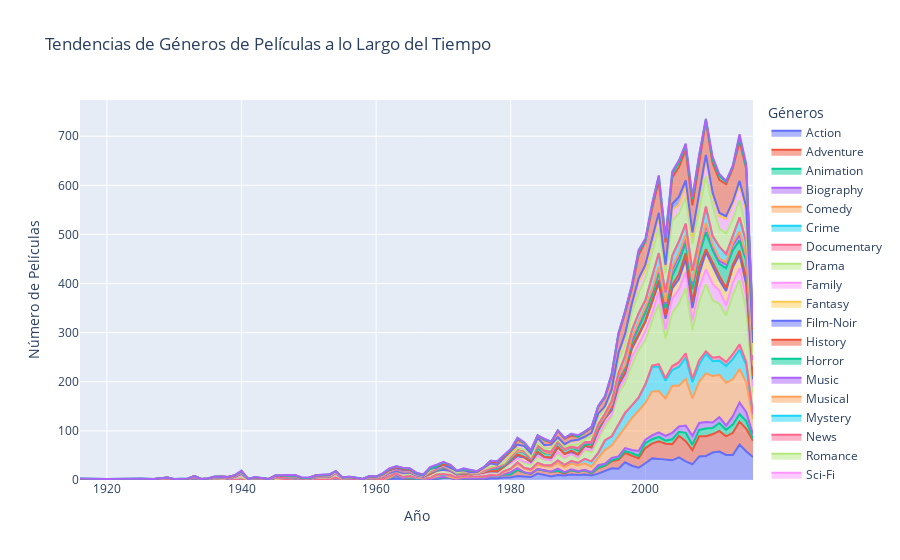

Here is the notebook cell this chart was saved with:
### Code cell
# Pruebas de funcionamiento, también tarea del estudiante:
genre_analysis(tabla_completa)

duration_analysis(tabla_completa)

genres_and_duration_analysis(tabla_completa)

### Figure 1 — Plotly figure (JSON) as saved in the notebook; plotly's stock layout.template omitted (floating-point values rounded to 4 significant figures)
{"data": [{"fillpattern": {"shape": ""}, "hovertemplate": "variable=Action<br>Año=%{x}<br>Número de Películas=%{y}<extra></extra>", "legendgroup": "Action", "line": {"color": "#636EFA"}, "marker": {"symbol": "circle"}, "mode": "lines", "name": "Action", "orientation": "v", "showlegend": true, "stackgroup": "1", "type": "scatter", "x": [1916, 1920, 1925, 1927, 1929, 1930, 1932, 1933, 1934, 1935, 1936, 1937, 1938, 1939, 1940, 1941, 1942, 1943, 1944, 1945, 1946, 1947, 1948, 1949, 1950, 1951, 1952, 1953, 1954, 1955, 1956, 1957, 1958, 1959, 1960, 1961, 1962, 1963, 1964, 1965, 1966, 1967, 1968, 1969, 1970, 1971, 1972, 1973, 1974, 1975, 1976, 1977, 1978, 1979, 1980, 1981, 1982, 1983, 1984, 1985, 1986, 1987, 1988, 1989, 1990, 1991, 1992, 1993, 1994, 1995, 1996, 1997, 1998, 1999, 2000, 2001, 2002, 2003, 2004, 2005, 2006, 2007, 2008, 2009, 2010, 2011, 2012, 2013, 2014, 2015, 2016], "xaxis": "x", "y": [0, 0, 0, 0, 0, 0, 0, 0, 0, 0, 1, 0, 0, 0, 0, 0, 0, 0, 0, 0, 0, 0, 1, 1, 0, 0, 0, 0, 1, 0, 0, 0, 0, 0, 0, 0, 2, 3, 2, 1, 1, 1, 0, 2, 4, 4, 1, 2, 1, 1, 1, 3, 3, 5, 5, 8, 7, 6, 13, 10, 7, 10, 9, 11, 10, 11, 9, 13, 19, 24, 23, 36, 29, 25, 34, 44, 43, 41, 40, 46, 38, 32, 48, 49, 56, 58, 51, 51, 72, 58, 47], "yaxis": "y"}, {"fillpattern": {"shape": ""}, "hovertemplate": "variable=Adventure<br>Año=%{x}<br>Número de Películas=%{y}<extra></extra>", "legendgroup": "Adventure", "line": {"color": "#EF553B"}, "marker": {"symbol": "circle"}, "mode": "lines", "name": "Adventure", "orientation": "v", "showlegend": true, "stackgroup": "1", "type": "scatter", "x": [1916, 1920, 1925, 1927, 1929, 1930, 1932, 1933, 1934, 1935, 1936, 1937, 1938, 1939, 1940, 1941, 1942, 1943, 1944, 1945, 1946, 1947, 1948, 1949, 1950, 1951, 1952, 1953, 1954, 1955, 1956, 1957, 1958, 1959, 1960, 1961, 1962, 1963, 1964, 1965, 1966, 1967, 1968, 1969, 1970, 1971, 1972, 1973, 1974, 1975, 1976, 1977, 1978, 1979, 1980, 1981, 1982, 1983, 1984, 1985, 1986, 1987, 1988, 1989, 1990, 1991, 1992, 1993, 1994, 1995, 1996, 1997, 1998, 1999, 2000, 2001, 2002, 2003, 2004, 2005, 2006, 2007, 2008, 2009, 2010, 2011, 2012, 2013, 2014, 2015, 2016], "xaxis": "x", "y": [0, 0, 0, 0, 0, 0, 0, 0, 0, 0, 1, 1, 0, 1, 1, 0, 0, 0, 0, 0, 0, 1, 2, 0, 0, 0, 0, 1, 3, 0, 1, 1, 0, 0, 0, 0, 2, 6, 1, 2, 1, 1, 2, 2, 1, 1, 0, 1, 2, 3, 2, 4, 4, 6, 6, 12, 8, 7, 9, 9, 10, 8, 4, 9, 7, 9, 4, 11, 10, 14, 18, 19, 20, 19, 31, 30, 36, 33, 33, 44, 41, 29, 41, 40, 37, 42, 38, 45, 47, 46, 33], "yaxis": "y"}, {"fillpattern": {"shape": ""}, "hovertemplate": "variable=Animation<br>Año=%{x}<br>Número de Películas=%{y}<extra></extra>", "legendgroup": "Animation", "line": {"color": "#00CC96"}, "marker": {"symbol": "circle"}, "mode": "lines", "name": "Animation", "orientation": "v", "showlegend": true, "stackgroup": "1", "type": "scatter", "x": [1916, 1920, 1925, 1927, 1929, 1930, 1932, 1933, 1934, 1935, 1936, 1937, 1938, 1939, 1940, 1941, 1942, 1943, 1944, 1945, 1946, 1947, 1948, 1949, 1950, 1951, 1952, 1953, 1954, 1955, 1956, 1957, 1958, 1959, 1960, 1961, 1962, 1963, 1964, 1965, 1966, 1967, 1968, 1969, 1970, 1971, 1972, 1973, 1974, 1975, 1976, 1977, 1978, 1979, 1980, 1981, 1982, 1983, 1984, 1985, 1986, 1987, 1988, 1989, 1990, 1991, 1992, 1993, 1994, 1995, 1996, 1997, 1998, 1999, 2000, 2001, 2002, 2003, 2004, 2005, 2006, 2007, 2008, 2009, 2010, 2011, 2012, 2013, 2014, 2015, 2016], "xaxis": "x", "y": [0, 0, 0, 0, 0, 0, 0, 0, 0, 0, 0, 1, 0, 0, 2, 0, 1, 0, 0, 0, 0, 0, 0, 0, 0, 0, 0, 0, 0, 0, 0, 0, 0, 0, 0, 0, 0, 0, 0, 1, 0, 0, 0, 0, 0, 0, 0, 0, 0, 0, 0, 0, 0, 0, 0, 1, 0, 0, 0, 0, 0, 1, 2, 0, 0, 0, 1, 1, 1, 2, 3, 4, 6, 5, 10, 9, 9, 6, 10, 8, 17, 11, 13, 16, 13, 16, 13, 17, 15, 16, 4], "yaxis": "y"}, {"fillpattern": {"shape": ""}, "hovertemplate": "variable=Biography<br>Año=%{x}<br>Número de Películas=%{y}<extra></extra>", "legendgroup": "Biography", "line": {"color": "#AB63FA"}, "marker": {"symbol": "circle"}, "mode": "lines", "name": "Biography", "orientation": "v", "showlegend": true, "stackgroup": "1", "type": "scatter", "x": [1916, 1920, 1925, 1927, 1929, 1930, 1932, 1933, 1934, 1935, 1936, 1937, 1938, 1939, 1940, 1941, 1942, 1943, 1944, 1945, 1946, 1947, 1948, 1949, 1950, 1951, 1952, 1953, 1954, 1955, 1956, 1957, 1958, 1959, 1960, 1961, 1962, 1963, 1964, 1965, 1966, 1967, 1968, 1969, 1970, 1971, 1972, 1973, 1974, 1975, 1976, 1977, 1978, 1979, 1980, 1981, 1982, 1983, 1984, 1985, 1986, 1987, 1988, 1989, 1990, 1991, 1992, 1993, 1994, 1995, 1996, 1997, 1998, 1999, 2000, 2001, 2002, 2003, 2004, 2005, 2006, 2007, 2008, 2009, 2010, 2011, 2012, 2013, 2014, 2015, 2016], "xaxis": "x", "y": [0, 0, 0, 0, 0, 0, 0, 0, 0, 0, 0, 0, 0, 0, 0, 0, 0, 0, 0, 0, 0, 0, 0, 0, 1, 1, 0, 0, 0, 0, 0, 0, 0, 0, 0, 0, 1, 1, 0, 2, 1, 1, 0, 1, 1, 0, 0, 1, 0, 0, 0, 0, 0, 1, 5, 3, 1, 0, 1, 1, 0, 4, 1, 2, 1, 1, 2, 5, 3, 5, 4, 6, 6, 10, 7, 8, 9, 10, 13, 11, 15, 18, 14, 13, 11, 12, 9, 17, 24, 18, 9], "yaxis": "y"}, {"fillpattern": {"shape": ""}, "hovertemplate": "variable=Comedy<br>Año=%{x}<br>Número de Películas=%{y}<extra></extra>", "legendgroup": "Comedy", "line": {"color": "#FFA15A"}, "marker": {"symbol": "circle"}, "mode": "lines", "name": "Comedy", "orientation": "v", "showlegend": true, "stackgroup": "1", "type": "scatter", "x": [1916, 1920, 1925, 1927, 1929, 1930, 1932, 1933, 1934, 1935, 1936, 1937, 1938, 1939, 1940, 1941, 1942, 1943, 1944, 1945, 1946, 1947, 1948, 1949, 1950, 1951, 1952, 1953, 1954, 1955, 1956, 1957, 1958, 1959, 1960, 1961, 1962, 1963, 1964, 1965, 1966, 1967, 1968, 1969, 1970, 1971, 1972, 1973, 1974, 1975, 1976, 1977, 1978, 1979, 1980, 1981, 1982, 1983, 1984, 1985, 1986, 1987, 1988, 1989, 1990, 1991, 1992, 1993, 1994, 1995, 1996, 1997, 1998, 1999, 2000, 2001, 2002, 2003, 2004, 2005, 2006, 2007, 2008, 2009, 2010, 2011, 2012, 2013, 2014, 2015, 2016], "xaxis": "x", "y": [0, 0, 0, 0, 0, 0, 0, 2, 1, 1, 1, 0, 1, 1, 0, 0, 0, 0, 1, 0, 0, 0, 1, 0, 1, 0, 1, 0, 0, 1, 0, 0, 0, 1, 1, 1, 0, 3, 3, 1, 2, 0, 2, 3, 5, 1, 2, 3, 3, 3, 3, 3, 1, 3, 6, 9, 7, 6, 8, 8, 10, 12, 10, 12, 12, 13, 11, 15, 28, 25, 40, 41, 65, 82, 75, 89, 84, 76, 96, 83, 95, 76, 84, 99, 95, 86, 87, 75, 68, 60, 31], "yaxis": "y"}, {"fillpattern": {"shape": ""}, "hovertemplate": "variable=Crime<br>Año=%{x}<br>Número de Películas=%{y}<extra></extra>", "legendgroup": "Crime", "line": {"color": "#19D3F3"}, "marker": {"symbol": "circle"}, "mode": "lines", "name": "Crime", "orientation": "v", "showlegend": true, "stackgroup": "1", "type": "scatter", "x": [1916, 1920, 1925, 1927, 1929, 1930, 1932, 1933, 1934, 1935, 1936, 1937, 1938, 1939, 1940, 1941, 1942, 1943, 1944, 1945, 1946, 1947, 1948, 1949, 1950, 1951, 1952, 1953, 1954, 1955, 1956, 1957, 1958, 1959, 1960, 1961, 1962, 1963, 1964, 1965, 1966, 1967, 1968, 1969, 1970, 1971, 1972, 1973, 1974, 1975, 1976, 1977, 1978, 1979, 1980, 1981, 1982, 1983, 1984, 1985, 1986, 1987, 1988, 1989, 1990, 1991, 1992, 1993, 1994, 1995, 1996, 1997, 1998, 1999, 2000, 2001, 2002, 2003, 2004, 2005, 2006, 2007, 2008, 2009, 2010, 2011, 2012, 2013, 2014, 2015, 2016], "xaxis": "x", "y": [0, 1, 0, 0, 1, 0, 0, 0, 0, 0, 0, 0, 0, 0, 0, 0, 0, 0, 0, 0, 0, 1, 1, 0, 0, 0, 1, 1, 1, 0, 0, 1, 0, 0, 0, 1, 3, 1, 0, 1, 1, 2, 0, 3, 0, 4, 2, 2, 1, 1, 1, 0, 0, 3, 1, 3, 2, 3, 4, 2, 3, 5, 5, 4, 5, 9, 11, 10, 19, 19, 24, 30, 26, 26, 36, 50, 50, 36, 32, 38, 43, 33, 35, 40, 30, 29, 34, 41, 39, 36, 10], "yaxis": "y"}, {"fillpattern": {"shape": ""}, "hovertemplate": "variable=Documentary<br>Año=%{x}<br>Número de Películas=%{y}<extra></extra>", "legendgroup": "Documentary", "line": {"color": "#FF6692"}, "marker": {"symbol": "circle"}, "mode": "lines", "name": "Documentary", "orientation": "v", "showlegend": true, "stackgroup": "1", "type": "scatter", "x": [1916, 1920, 1925, 1927, 1929, 1930, 1932, 1933, 1934, 1935, 1936, 1937, 1938, 1939, 1940, 1941, 1942, 1943, 1944, 1945, 1946, 1947, 1948, 1949, 1950, 1951, 1952, 1953, 1954, 1955, 1956, 1957, 1958, 1959, 1960, 1961, 1962, 1963, 1964, 1965, 1966, 1967, 1968, 1969, 1970, 1971, 1972, 1973, 1974, 1975, 1976, 1977, 1978, 1979, 1980, 1981, 1982, 1983, 1984, 1985, 1986, 1987, 1988, 1989, 1990, 1991, 1992, 1993, 1994, 1995, 1996, 1997, 1998, 1999, 2000, 2001, 2002, 2003, 2004, 2005, 2006, 2007, 2008, 2009, 2010, 2011, 2012, 2013, 2014, 2015, 2016], "xaxis": "x", "y": [0, 0, 0, 0, 0, 0, 0, 0, 0, 0, 0, 0, 0, 0, 0, 0, 0, 0, 0, 0, 0, 0, 0, 0, 0, 0, 0, 0, 0, 0, 0, 0, 0, 0, 0, 0, 0, 0, 0, 0, 0, 0, 0, 0, 1, 0, 0, 0, 0, 0, 0, 0, 1, 0, 0, 0, 0, 0, 0, 0, 0, 0, 0, 1, 0, 0, 0, 0, 1, 0, 0, 1, 0, 1, 2, 3, 5, 5, 8, 10, 9, 7, 9, 5, 7, 8, 8, 10, 11, 6, 0], "yaxis": "y"}, {"fillpattern": {"shape": ""}, "hovertemplate": "variable=Drama<br>Año=%{x}<br>Número de Películas=%{y}<extra></extra>", "legendgroup": "Drama", "line": {"color": "#B6E880"}, "marker": {"symbol": "circle"}, "mode": "lines", "name": "Drama", "orientation": "v", "showlegend": true, "stackgroup": "1", "type": "scatter", "x": [1916, 1920, 1925, 1927, 1929, 1930, 1932, 1933, 1934, 1935, 1936, 1937, 1938, 1939, 1940, 1941, 1942, 1943, 1944, 1945, 1946, 1947, 1948, 1949, 1950, 1951, 1952, 1953, 1954, 1955, 1956, 1957, 1958, 1959, 1960, 1961, 1962, 1963, 1964, 1965, 1966, 1967, 1968, 1969, 1970, 1971, 1972, 1973, 1974, 1975, 1976, 1977, 1978, 1979, 1980, 1981, 1982, 1983, 1984, 1985, 1986, 1987, 1988, 1989, 1990, 1991, 1992, 1993, 1994, 1995, 1996, 1997, 1998, 1999, 2000, 2001, 2002, 2003, 2004, 2005, 2006, 2007, 2008, 2009, 2010, 2011, 2012, 2013, 2014, 2015, 2016], "xaxis": "x", "y": [1, 1, 1, 1, 1, 1, 1, 1, 0, 0, 1, 1, 2, 2, 3, 1, 2, 1, 0, 2, 3, 3, 1, 1, 0, 3, 2, 2, 5, 1, 3, 2, 1, 2, 2, 5, 6, 4, 5, 5, 2, 1, 5, 8, 9, 5, 5, 4, 3, 3, 5, 6, 6, 7, 11, 8, 10, 10, 12, 11, 10, 13, 13, 13, 9, 17, 19, 28, 28, 39, 64, 60, 82, 96, 89, 91, 122, 81, 108, 119, 132, 99, 119, 137, 116, 108, 95, 121, 131, 105, 44], "yaxis": "y"}, {"fillpattern": {"shape": ""}, "hovertemplate": "variable=Family<br>Año=%{x}<br>Número de Películas=%{y}<extra></extra>", "legendgroup": "Family", "line": {"color": "#FF97FF"}, "marker": {"symbol": "circle"}, "mode": "lines", "name": "Family", "orientation": "v", "showlegend": true, "stackgroup": "1", "type": "scatter", "x": [1916, 1920, 1925, 1927, 1929, 1930, 1932, 1933, 1934, 1935, 1936, 1937, 1938, 1939, 1940, 1941, 1942, 1943, 1944, 1945, 1946, 1947, 1948, 1949, 1950, 1951, 1952, 1953, 1954, 1955, 1956, 1957, 1958, 1959, 1960, 1961, 1962, 1963, 1964, 1965, 1966, 1967, 1968, 1969, 1970, 1971, 1972, 1973, 1974, 1975, 1976, 1977, 1978, 1979, 1980, 1981, 1982, 1983, 1984, 1985, 1986, 1987, 1988, 1989, 1990, 1991, 1992, 1993, 1994, 1995, 1996, 1997, 1998, 1999, 2000, 2001, 2002, 2003, 2004, 2005, 2006, 2007, 2008, 2009, 2010, 2011, 2012, 2013, 2014, 2015, 2016], "xaxis": "x", "y": [0, 0, 0, 0, 0, 0, 0, 0, 0, 0, 1, 1, 0, 1, 3, 1, 1, 0, 0, 0, 1, 0, 0, 0, 0, 1, 1, 0, 2, 0, 0, 0, 0, 0, 0, 0, 0, 0, 2, 2, 1, 0, 2, 0, 0, 2, 1, 0, 1, 0, 1, 0, 1, 2, 0, 0, 2, 2, 3, 1, 0, 4, 2, 1, 3, 3, 4, 7, 7, 5, 7, 10, 16, 12, 19, 15, 25, 19, 29, 29, 34, 20, 28, 30, 34, 26, 20, 25, 24, 29, 12], "yaxis": "y"}, {"fillpattern": {"shape": ""}, "hovertemplate": "variable=Fantasy<br>Año=%{x}<br>Número de Películas=%{y}<extra></extra>", "legendgroup": "Fantasy", "line": {"color": "#FECB52"}, "marker": {"symbol": "circle"}, "mode": "lines", "name": "Fantasy", "orientation": "v", "showlegend": true, "stackgroup": "1", "type": "scatter", "x": [1916, 1920, 1925, 1927, 1929, 1930, 1932, 1933, 1934, 1935, 1936, 1937, 1938, 1939, 1940, 1941, 1942, 1943, 1944, 1945, 1946, 1947, 1948, 1949, 1950, 1951, 1952, 1953, 1954, 1955, 1956, 1957, 1958, 1959, 1960, 1961, 1962, 1963, 1964, 1965, 1966, 1967, 1968, 1969, 1970, 1971, 1972, 1973, 1974, 1975, 1976, 1977, 1978, 1979, 1980, 1981, 1982, 1983, 1984, 1985, 1986, 1987, 1988, 1989, 1990, 1991, 1992, 1993, 1994, 1995, 1996, 1997, 1998, 1999, 2000, 2001, 2002, 2003, 2004, 2005, 2006, 2007, 2008, 2009, 2010, 2011, 2012, 2013, 2014, 2015, 2016], "xaxis": "x", "y": [0, 0, 0, 0, 0, 0, 0, 0, 0, 0, 0, 1, 0, 1, 3, 0, 0, 1, 0, 0, 1, 0, 0, 0, 0, 0, 0, 0, 2, 1, 0, 0, 0, 0, 0, 0, 0, 0, 1, 0, 0, 0, 1, 0, 0, 2, 0, 0, 0, 1, 2, 2, 1, 0, 4, 5, 9, 3, 5, 5, 5, 9, 7, 4, 5, 6, 5, 10, 9, 9, 9, 10, 17, 18, 19, 22, 18, 21, 21, 21, 26, 25, 28, 35, 36, 22, 30, 31, 28, 23, 15], "yaxis": "y"}, {"fillpattern": {"shape": ""}, "hovertemplate": "variable=Film-Noir<br>Año=%{x}<br>Número de Películas=%{y}<extra></extra>", "legendgroup": "Film-Noir", "line": {"color": "#636EFA"}, "marker": {"symbol": "circle"}, "mode": "lines", "name": "Film-Noir", "orientation": "v", "showlegend": true, "stackgroup": "1", "type": "scatter", "x": [1916, 1920, 1925, 1927, 1929, 1930, 1932, 1933, 1934, 1935, 1936, 1937, 1938, 1939, 1940, 1941, 1942, 1943, 1944, 1945, 1946, 1947, 1948, 1949, 1950, 1951, 1952, 1953, 1954, 1955, 1956, 1957, 1958, 1959, 1960, 1961, 1962, 1963, 1964, 1965, 1966, 1967, 1968, 1969, 1970, 1971, 1972, 1973, 1974, 1975, 1976, 1977, 1978, 1979, 1980, 1981, 1982, 1983, 1984, 1985, 1986, 1987, 1988, 1989, 1990, 1991, 1992, 1993, 1994, 1995, 1996, 1997, 1998, 1999, 2000, 2001, 2002, 2003, 2004, 2005, 2006, 2007, 2008, 2009, 2010, 2011, 2012, 2013, 2014, 2015, 2016], "xaxis": "x", "y": [0, 0, 0, 0, 0, 0, 0, 0, 0, 0, 0, 0, 0, 0, 1, 0, 0, 0, 0, 2, 0, 1, 0, 0, 0, 0, 1, 1, 0, 0, 0, 0, 0, 0, 0, 0, 0, 0, 0, 0, 0, 0, 0, 0, 0, 0, 0, 0, 0, 0, 0, 0, 0, 0, 0, 0, 0, 0, 0, 0, 0, 0, 0, 0, 0, 0, 0, 0, 0, 0, 0, 0, 0, 0, 0, 0, 0, 0, 0, 0, 0, 0, 0, 0, 0, 0, 0, 0, 0, 0, 0], "yaxis": "y"}, {"fillpattern": {"shape": ""}, "hovertemplate": "variable=History<br>Año=%{x}<br>Número de Películas=%{y}<extra></extra>", "legendgroup": "History", "line": {"color": "#EF553B"}, "marker": {"symbol": "circle"}, "mode": "lines", "name": "History", "orientation": "v", "showlegend": true, "stackgroup": "1", "type": "scatter", "x": [1916, 1920, 1925, 1927, 1929, 1930, 1932, 1933, 1934, 1935, 1936, 1937, 1938, 1939, 1940, 1941, 1942, 1943, 1944, 1945, 1946, 1947, 1948, 1949, 1950, 1951, 1952, 1953, 1954, 1955, 1956, 1957, 1958, 1959, 1960, 1961, 1962, 1963, 1964, 1965, 1966, 1967, 1968, 1969, 1970, 1971, 1972, 1973, 1974, 1975, 1976, 1977, 1978, 1979, 1980, 1981, 1982, 1983, 1984, 1985, 1986, 1987, 1988, 1989, 1990, 1991, 1992, 1993, 1994, 1995, 1996, 1997, 1998, 1999, 2000, 2001, 2002, 2003, 2004, 2005, 2006, 2007, 2008, 2009, 2010, 2011, 2012, 2013, 2014, 2015, 2016], "xaxis": "x", "y": [1, 0, 0, 0, 0, 0, 0, 1, 0, 0, 0, 0, 0, 1, 0, 0, 0, 0, 0, 0, 0, 0, 0, 0, 0, 1, 0, 1, 1, 0, 0, 0, 0, 1, 0, 0, 2, 4, 1, 1, 1, 1, 0, 0, 4, 0, 1, 0, 0, 1, 0, 1, 1, 0, 1, 3, 1, 1, 3, 0, 1, 2, 0, 3, 0, 1, 1, 3, 1, 5, 4, 3, 4, 5, 2, 4, 6, 7, 7, 10, 12, 13, 15, 6, 7, 9, 6, 5, 8, 13, 7], "yaxis": "y"}, {"fillpattern": {"shape": ""}, "hovertemplate": "variable=Horror<br>Año=%{x}<br>Número de Películas=%{y}<extra></extra>", "legendgroup": "Horror", "line": {"color": "#00CC96"}, "marker": {"symbol": "circle"}, "mode": "lines", "name": "Horror", "orientation": "v", "showlegend": true, "stackgroup": "1", "type": "scatter", "x": [1916, 1920, 1925, 1927, 1929, 1930, 1932, 1933, 1934, 1935, 1936, 1937, 1938, 1939, 1940, 1941, 1942, 1943, 1944, 1945, 1946, 1947, 1948, 1949, 1950, 1951, 1952, 1953, 1954, 1955, 1956, 1957, 1958, 1959, 1960, 1961, 1962, 1963, 1964, 1965, 1966, 1967, 1968, 1969, 1970, 1971, 1972, 1973, 1974, 1975, 1976, 1977, 1978, 1979, 1980, 1981, 1982, 1983, 1984, 1985, 1986, 1987, 1988, 1989, 1990, 1991, 1992, 1993, 1994, 1995, 1996, 1997, 1998, 1999, 2000, 2001, 2002, 2003, 2004, 2005, 2006, 2007, 2008, 2009, 2010, 2011, 2012, 2013, 2014, 2015, 2016], "xaxis": "x", "y": [0, 0, 0, 0, 0, 0, 0, 0, 0, 0, 0, 0, 0, 0, 0, 0, 0, 0, 0, 0, 0, 0, 0, 0, 0, 0, 0, 1, 0, 0, 0, 0, 0, 0, 1, 0, 1, 0, 0, 0, 0, 1, 3, 0, 0, 1, 1, 1, 2, 0, 2, 3, 5, 2, 3, 7, 9, 3, 7, 8, 7, 9, 8, 6, 8, 2, 6, 4, 3, 6, 7, 9, 9, 12, 16, 12, 15, 15, 18, 26, 21, 25, 23, 34, 26, 24, 40, 30, 21, 36, 19], "yaxis": "y"}, {"fillpattern": {"shape": ""}, "hovertemplate": "variable=Music<br>Año=%{x}<br>Número de Películas=%{y}<extra></extra>", "legendgroup": "Music", "line": {"color": "#AB63FA"}, "marker": {"symbol": "circle"}, "mode": "lines", "name": "Music", "orientation": "v", "showlegend": true, "stackgroup": "1", "type": "scatter", "x": [1916, 1920, 1925, 1927, 1929, 1930, 1932, 1933, 1934, 1935, 1936, 1937, 1938, 1939, 1940, 1941, 1942, 1943, 1944, 1945, 1946, 1947, 1948, 1949, 1950, 1951, 1952, 1953, 1954, 1955, 1956, 1957, 1958, 1959, 1960, 1961, 1962, 1963, 1964, 1965, 1966, 1967, 1968, 1969, 1970, 1971, 1972, 1973, 1974, 1975, 1976, 1977, 1978, 1979, 1980, 1981, 1982, 1983, 1984, 1985, 1986, 1987, 1988, 1989, 1990, 1991, 1992, 1993, 1994, 1995, 1996, 1997, 1998, 1999, 2000, 2001, 2002, 2003, 2004, 2005, 2006, 2007, 2008, 2009, 2010, 2011, 2012, 2013, 2014, 2015, 2016], "xaxis": "x", "y": [0, 0, 0, 0, 0, 0, 0, 0, 0, 0, 0, 0, 0, 0, 1, 0, 0, 0, 0, 0, 0, 0, 0, 0, 0, 0, 0, 0, 0, 0, 0, 0, 0, 1, 0, 0, 0, 0, 0, 0, 0, 0, 0, 1, 2, 0, 0, 1, 0, 0, 0, 1, 2, 2, 2, 0, 1, 1, 4, 2, 0, 2, 0, 1, 3, 4, 2, 3, 0, 1, 3, 4, 6, 6, 10, 8, 7, 8, 13, 12, 11, 12, 10, 15, 7, 6, 8, 10, 11, 8, 1], "yaxis": "y"}, {"fillpattern": {"shape": ""}, "hovertemplate": "variable=Musical<br>Año=%{x}<br>Número de Películas=%{y}<extra></extra>", "legendgroup": "Musical", "line": {"color": "#FFA15A"}, "marker": {"symbol": "circle"}, "mode": "lines", "name": "Musical", "orientation": "v", "showlegend": true, "stackgroup": "1", "type": "scatter", "x": [1916, 1920, 1925, 1927, 1929, 1930, 1932, 1933, 1934, 1935, 1936, 1937, 1938, 1939, 1940, 1941, 1942, 1943, 1944, 1945, 1946, 1947, 1948, 1949, 1950, 1951, 1952, 1953, 1954, 1955, 1956, 1957, 1958, 1959, 1960, 1961, 1962, 1963, 1964, 1965, 1966, 1967, 1968, 1969, 1970, 1971, 1972, 1973, 1974, 1975, 1976, 1977, 1978, 1979, 1980, 1981, 1982, 1983, 1984, 1985, 1986, 1987, 1988, 1989, 1990, 1991, 1992, 1993, 1994, 1995, 1996, 1997, 1998, 1999, 2000, 2001, 2002, 2003, 2004, 2005, 2006, 2007, 2008, 2009, 2010, 2011, 2012, 2013, 2014, 2015, 2016], "xaxis": "x", "y": [0, 0, 0, 0, 1, 0, 0, 2, 0, 1, 0, 1, 1, 1, 1, 0, 0, 0, 1, 1, 0, 0, 1, 0, 1, 1, 1, 0, 0, 0, 0, 0, 0, 0, 0, 1, 0, 0, 3, 1, 1, 0, 1, 2, 1, 2, 1, 0, 0, 0, 0, 1, 2, 2, 2, 0, 1, 1, 0, 0, 1, 1, 1, 0, 1, 1, 2, 0, 1, 1, 4, 2, 5, 3, 2, 3, 5, 5, 6, 5, 5, 5, 5, 4, 4, 5, 4, 5, 7, 2, 1], "yaxis": "y"}, {"fillpattern": {"shape": ""}, "hovertemplate": "variable=Mystery<br>Año=%{x}<br>Número de Películas=%{y}<extra></extra>", "legendgroup": "Mystery", "line": {"color": "#19D3F3"}, "marker": {"symbol": "circle"}, "mode": "lines", "name": "Mystery", "orientation": "v", "showlegend": true, "stackgroup": "1", "type": "scatter", "x": [1916, 1920, 1925, 1927, 1929, 1930, 1932, 1933, 1934, 1935, 1936, 1937, 1938, 1939, 1940, 1941, 1942, 1943, 1944, 1945, 1946, 1947, 1948, 1949, 1950, 1951, 1952, 1953, 1954, 1955, 1956, 1957, 1958, 1959, 1960, 1961, 1962, 1963, 1964, 1965, 1966, 1967, 1968, 1969, 1970, 1971, 1972, 1973, 1974, 1975, 1976, 1977, 1978, 1979, 1980, 1981, 1982, 1983, 1984, 1985, 1986, 1987, 1988, 1989, 1990, 1991, 1992, 1993, 1994, 1995, 1996, 1997, 1998, 1999, 2000, 2001, 2002, 2003, 2004, 2005, 2006, 2007, 2008, 2009, 2010, 2011, 2012, 2013, 2014, 2015, 2016], "xaxis": "x", "y": [0, 0, 0, 0, 0, 0, 0, 0, 0, 0, 0, 0, 0, 0, 1, 0, 0, 0, 0, 1, 0, 1, 0, 0, 0, 0, 0, 0, 0, 1, 0, 0, 0, 0, 1, 0, 0, 0, 0, 0, 1, 1, 3, 0, 0, 0, 1, 1, 1, 1, 2, 0, 0, 1, 1, 4, 2, 1, 1, 3, 3, 0, 1, 1, 1, 0, 1, 3, 5, 6, 7, 18, 14, 19, 14, 24, 28, 19, 23, 24, 23, 21, 20, 33, 18, 24, 17, 13, 28, 27, 11], "yaxis": "y"}, {"fillpattern": {"shape": ""}, "hovertemplate": "variable=News<br>Año=%{x}<br>Número de Películas=%{y}<extra></extra>", "legendgroup": "News", "line": {"color": "#FF6692"}, "marker": {"symbol": "circle"}, "mode": "lines", "name": "News", "orientation": "v", "showlegend": true, "stackgroup": "1", "type": "scatter", "x": [1916, 1920, 1925, 1927, 1929, 1930, 1932, 1933, 1934, 1935, 1936, 1937, 1938, 1939, 1940, 1941, 1942, 1943, 1944, 1945, 1946, 1947, 1948, 1949, 1950, 1951, 1952, 1953, 1954, 1955, 1956, 1957, 1958, 1959, 1960, 1961, 1962, 1963, 1964, 1965, 1966, 1967, 1968, 1969, 1970, 1971, 1972, 1973, 1974, 1975, 1976, 1977, 1978, 1979, 1980, 1981, 1982, 1983, 1984, 1985, 1986, 1987, 1988, 1989, 1990, 1991, 1992, 1993, 1994, 1995, 1996, 1997, 1998, 1999, 2000, 2001, 2002, 2003, 2004, 2005, 2006, 2007, 2008, 2009, 2010, 2011, 2012, 2013, 2014, 2015, 2016], "xaxis": "x", "y": [0, 0, 0, 0, 0, 0, 0, 0, 0, 0, 0, 0, 0, 0, 0, 0, 0, 0, 0, 0, 0, 0, 0, 0, 0, 0, 0, 0, 0, 0, 0, 0, 0, 0, 0, 0, 0, 0, 0, 0, 0, 0, 0, 0, 0, 0, 0, 0, 0, 0, 0, 0, 0, 0, 0, 0, 0, 0, 0, 0, 0, 0, 0, 0, 0, 0, 0, 0, 0, 0, 0, 0, 0, 0, 0, 0, 0, 0, 0, 0, 0, 0, 0, 1, 0, 0, 0, 1, 1, 0, 0], "yaxis": "y"}, {"fillpattern": {"shape": ""}, "hovertemplate": "variable=Romance<br>Año=%{x}<br>Número de Películas=%{y}<extra></extra>", "legendgroup": "Romance", "line": {"color": "#B6E880"}, "marker": {"symbol": "circle"}, "mode": "lines", "name": "Romance", "orientation": "v", "showlegend": true, "stackgroup": "1", "type": "scatter", "x": [1916, 1920, 1925, 1927, 1929, 1930, 1932, 1933, 1934, 1935, 1936, 1937, 1938, 1939, 1940, 1941, 1942, 1943, 1944, 1945, 1946, 1947, 1948, 1949, 1950, 1951, 1952, 1953, 1954, 1955, 1956, 1957, 1958, 1959, 1960, 1961, 1962, 1963, 1964, 1965, 1966, 1967, 1968, 1969, 1970, 1971, 1972, 1973, 1974, 1975, 1976, 1977, 1978, 1979, 1980, 1981, 1982, 1983, 1984, 1985, 1986, 1987, 1988, 1989, 1990, 1991, 1992, 1993, 1994, 1995, 1996, 1997, 1998, 1999, 2000, 2001, 2002, 2003, 2004, 2005, 2006, 2007, 2008, 2009, 2010, 2011, 2012, 2013, 2014, 2015, 2016], "xaxis": "x", "y": [0, 0, 1, 0, 2, 0, 1, 2, 1, 1, 1, 1, 2, 1, 1, 0, 1, 1, 0, 2, 3, 2, 2, 1, 1, 2, 2, 1, 1, 1, 2, 0, 1, 2, 1, 2, 2, 2, 2, 3, 0, 0, 1, 3, 2, 1, 0, 2, 2, 0, 3, 3, 3, 1, 4, 2, 2, 4, 6, 4, 8, 3, 5, 4, 8, 6, 11, 14, 11, 17, 25, 21, 36, 41, 44, 51, 51, 38, 71, 56, 54, 55, 58, 61, 62, 37, 42, 34, 34, 27, 11], "yaxis": "y"}, {"fillpattern": {"shape": ""}, "hovertemplate": "variable=Sci-Fi<br>Año=%{x}<br>Número de Películas=%{y}<extra></extra>", "legendgroup": "Sci-Fi", "line": {"color": "#FF97FF"}, "marker": {"symbol": "circle"}, "mode": "lines", "name": "Sci-Fi", "orientation": "v", "showlegend": true, "stackgroup": "1", "type": "scatter", "x": [1916, 1920, 1925, 1927, 1929, 1930, 1932, 1933, 1934, 1935, 1936, 1937, 1938, 1939, 1940, 1941, 1942, 1943, 1944, 1945, 1946, 1947, 1948, 1949, 1950, 1951, 1952, 1953, 1954, 1955, 1956, 1957, 1958, 1959, 1960, 1961, 1962, 1963, 1964, 1965, 1966, 1967, 1968, 1969, 1970, 1971, 1972, 1973, 1974, 1975, 1976, 1977, 1978, 1979, 1980, 1981, 1982, 1983, 1984, 1985, 1986, 1987, 1988, 1989, 1990, 1991, 1992, 1993, 1994, 1995, 1996, 1997, 1998, 1999, 2000, 2001, 2002, 2003, 2004, 2005, 2006, 2007, 2008, 2009, 2010, 2011, 2012, 2013, 2014, 2015, 2016], "xaxis": "x", "y": [0, 0, 0, 1, 0, 0, 0, 0, 0, 0, 0, 0, 0, 0, 0, 0, 0, 0, 0, 0, 0, 0, 0, 0, 0, 0, 0, 1, 2, 0, 0, 0, 0, 0, 0, 0, 1, 0, 0, 0, 0, 0, 3, 0, 1, 2, 3, 2, 0, 1, 1, 7, 1, 7, 4, 6, 7, 6, 8, 7, 6, 4, 4, 6, 7, 5, 5, 6, 3, 6, 10, 21, 15, 23, 19, 21, 21, 15, 22, 18, 20, 12, 26, 38, 21, 26, 29, 30, 33, 37, 19], "yaxis": "y"}, {"fillpattern": {"shape": ""}, "hovertemplate": "variable=Short<br>Año=%{x}<br>Número de Películas=%{y}<extra></extra>", "legendgroup": "Short", "line": {"color": "#FECB52"}, "marker": {"symbol": "circle"}, "mode": "lines", "name": "Short", "orientation": "v", "showlegend": true, "stackgroup": "1", "type": "scatter", "x": [1916, 1920, 1925, 1927, 1929, 1930, 1932, 1933, 1934, 1935, 1936, 1937, 1938, 1939, 1940, 1941, 1942, 1943, 1944, 1945, 1946, 1947, 1948, 1949, 1950, 1951, 1952, 1953, 1954, 1955, 1956, 1957, 1958, 1959, 1960, 1961, 1962, 1963, 1964, 1965, 1966, 1967, 1968, 1969, 1970, 1971, 1972, 1973, 1974, 1975, 1976, 1977, 1978, 1979, 1980, 1981, 1982, 1983, 1984, 1985, 1986, 1987, 1988, 1989, 1990, 1991, 1992, 1993, 1994, 1995, 1996, 1997, 1998, 1999, 2000, 2001, 2002, 2003, 2004, 2005, 2006, 2007, 2008, 2009, 2010, 2011, 2012, 2013, 2014, 2015, 2016], "xaxis": "x", "y": [0, 0, 0, 0, 0, 0, 0, 0, 0, 0, 0, 0, 0, 0, 0, 0, 0, 0, 0, 0, 0, 0, 0, 0, 0, 0, 0, 0, 0, 0, 0, 0, 0, 0, 0, 0, 0, 0, 0, 0, 0, 0, 0, 0, 0, 0, 0, 0, 0, 0, 0, 0, 0, 0, 0, 0, 0, 0, 0, 0, 0, 0, 0, 0, 1, 0, 0, 0, 0, 0, 0, 0, 0, 0, 0, 0, 0, 0, 0, 0, 0, 2, 1, 0, 0, 0, 1, 0, 0, 0, 0], "yaxis": "y"}, {"fillpattern": {"shape": ""}, "hovertemplate": "variable=Sport<br>Año=%{x}<br>Número de Películas=%{y}<extra></extra>", "legendgroup": "Sport", "line": {"color": "#636EFA"}, "marker": {"symbol": "circle"}, "mode": "lines", "name": "Sport", "orientation": "v", "showlegend": true, "stackgroup": "1", "type": "scatter", "x": [1916, 1920, 1925, 1927, 1929, 1930, 1932, 1933, 1934, 1935, 1936, 1937, 1938, 1939, 1940, 1941, 1942, 1943, 1944, 1945, 1946, 1947, 1948, 1949, 1950, 1951, 1952, 1953, 1954, 1955, 1956, 1957, 1958, 1959, 1960, 1961, 1962, 1963, 1964, 1965, 1966, 1967, 1968, 1969, 1970, 1971, 1972, 1973, 1974, 1975, 1976, 1977, 1978, 1979, 1980, 1981, 1982, 1983, 1984, 1985, 1986, 1987, 1988, 1989, 1990, 1991, 1992, 1993, 1994, 1995, 1996, 1997, 1998, 1999, 2000, 2001, 2002, 2003, 2004, 2005, 2006, 2007, 2008, 2009, 2010, 2011, 2012, 2013, 2014, 2015, 2016], "xaxis": "x", "y": [0, 0, 0, 0, 0, 0, 0, 0, 0, 0, 0, 0, 0, 0, 0, 0, 0, 0, 0, 0, 0, 0, 0, 0, 0, 0, 0, 0, 0, 0, 0, 0, 0, 0, 0, 1, 0, 0, 0, 0, 0, 0, 0, 0, 0, 0, 0, 0, 0, 1, 2, 0, 0, 2, 2, 1, 0, 0, 2, 0, 1, 0, 1, 2, 1, 0, 2, 2, 1, 0, 6, 3, 3, 7, 9, 9, 10, 3, 12, 17, 14, 9, 9, 6, 5, 6, 5, 6, 7, 9, 5], "yaxis": "y"}, {"fillpattern": {"shape": ""}, "hovertemplate": "variable=Thriller<br>Año=%{x}<br>Número de Películas=%{y}<extra></extra>", "legendgroup": "Thriller", "line": {"color": "#EF553B"}, "marker": {"symbol": "circle"}, "mode": "lines", "name": "Thriller", "orientation": "v", "showlegend": true, "stackgroup": "1", "type": "scatter", "x": [1916, 1920, 1925, 1927, 1929, 1930, 1932, 1933, 1934, 1935, 1936, 1937, 1938, 1939, 1940, 1941, 1942, 1943, 1944, 1945, 1946, 1947, 1948, 1949, 1950, 1951, 1952, 1953, 1954, 1955, 1956, 1957, 1958, 1959, 1960, 1961, 1962, 1963, 1964, 1965, 1966, 1967, 1968, 1969, 1970, 1971, 1972, 1973, 1974, 1975, 1976, 1977, 1978, 1979, 1980, 1981, 1982, 1983, 1984, 1985, 1986, 1987, 1988, 1989, 1990, 1991, 1992, 1993, 1994, 1995, 1996, 1997, 1998, 1999, 2000, 2001, 2002, 2003, 2004, 2005, 2006, 2007, 2008, 2009, 2010, 2011, 2012, 2013, 2014, 2015, 2016], "xaxis": "x", "y": [0, 0, 0, 0, 0, 0, 0, 0, 0, 0, 0, 0, 0, 0, 1, 0, 0, 0, 0, 1, 0, 1, 0, 0, 0, 0, 1, 1, 0, 0, 0, 0, 0, 0, 1, 1, 1, 2, 2, 1, 2, 2, 0, 3, 0, 6, 1, 2, 4, 1, 1, 3, 5, 4, 2, 10, 6, 6, 4, 10, 4, 13, 11, 10, 6, 9, 10, 14, 18, 27, 37, 42, 31, 48, 47, 59, 65, 46, 54, 60, 62, 55, 56, 69, 60, 67, 65, 68, 80, 77, 28], "yaxis": "y"}, {"fillpattern": {"shape": ""}, "hovertemplate": "variable=War<br>Año=%{x}<br>Número de Películas=%{y}<extra></extra>", "legendgroup": "War", "line": {"color": "#00CC96"}, "marker": {"symbol": "circle"}, "mode": "lines", "name": "War", "orientation": "v", "showlegend": true, "stackgroup": "1", "type": "scatter", "x": [1916, 1920, 1925, 1927, 1929, 1930, 1932, 1933, 1934, 1935, 1936, 1937, 1938, 1939, 1940, 1941, 1942, 1943, 1944, 1945, 1946, 1947, 1948, 1949, 1950, 1951, 1952, 1953, 1954, 1955, 1956, 1957, 1958, 1959, 1960, 1961, 1962, 1963, 1964, 1965, 1966, 1967, 1968, 1969, 1970, 1971, 1972, 1973, 1974, 1975, 1976, 1977, 1978, 1979, 1980, 1981, 1982, 1983, 1984, 1985, 1986, 1987, 1988, 1989, 1990, 1991, 1992, 1993, 1994, 1995, 1996, 1997, 1998, 1999, 2000, 2001, 2002, 2003, 2004, 2005, 2006, 2007, 2008, 2009, 2010, 2011, 2012, 2013, 2014, 2015, 2016], "xaxis": "x", "y": [1, 0, 1, 0, 0, 1, 1, 0, 0, 0, 1, 0, 0, 1, 0, 0, 1, 1, 0, 0, 1, 0, 0, 1, 0, 0, 0, 1, 0, 0, 0, 1, 0, 1, 0, 1, 2, 2, 2, 2, 0, 0, 0, 0, 5, 0, 0, 0, 0, 1, 0, 2, 2, 2, 2, 3, 0, 0, 1, 1, 2, 1, 1, 4, 0, 1, 1, 1, 1, 4, 3, 4, 5, 7, 2, 8, 10, 8, 8, 10, 11, 13, 18, 4, 7, 8, 5, 4, 11, 2, 4], "yaxis": "y"}, {"fillpattern": {"shape": ""}, "hovertemplate": "variable=Western<br>Año=%{x}<br>Número de Películas=%{y}<extra></extra>", "legendgroup": "Western", "line": {"color": "#AB63FA"}, "marker": {"symbol": "circle"}, "mode": "lines", "name": "Western", "orientation": "v", "showlegend": true, "stackgroup": "1", "type": "scatter", "x": [1916, 1920, 1925, 1927, 1929, 1930, 1932, 1933, 1934, 1935, 1936, 1937, 1938, 1939, 1940, 1941, 1942, 1943, 1944, 1945, 1946, 1947, 1948, 1949, 1950, 1951, 1952, 1953, 1954, 1955, 1956, 1957, 1958, 1959, 1960, 1961, 1962, 1963, 1964, 1965, 1966, 1967, 1968, 1969, 1970, 1971, 1972, 1973, 1974, 1975, 1976, 1977, 1978, 1979, 1980, 1981, 1982, 1983, 1984, 1985, 1986, 1987, 1988, 1989, 1990, 1991, 1992, 1993, 1994, 1995, 1996, 1997, 1998, 1999, 2000, 2001, 2002, 2003, 2004, 2005, 2006, 2007, 2008, 2009, 2010, 2011, 2012, 2013, 2014, 2015, 2016], "xaxis": "x", "y": [0, 0, 0, 0, 0, 0, 0, 0, 0, 0, 0, 0, 0, 0, 1, 0, 0, 0, 0, 0, 1, 0, 1, 1, 1, 0, 1, 0, 0, 0, 1, 0, 0, 0, 0, 1, 1, 0, 1, 1, 1, 0, 3, 3, 1, 0, 0, 2, 1, 0, 0, 0, 0, 0, 2, 1, 2, 1, 0, 2, 0, 0, 1, 0, 3, 1, 1, 1, 2, 1, 0, 0, 3, 3, 4, 2, 1, 1, 4, 4, 2, 5, 2, 0, 6, 4, 2, 1, 4, 8, 1], "yaxis": "y"}], "layout": {"legend": {"title": {"text": "Géneros"}, "tracegroupgap": 0}, "title": {"text": "Tendencias de Géneros de Películas a lo Largo del Tiempo"}, "xaxis": {"anchor": "y", "domain": [0, 1], "title": {"text": "Año"}}, "yaxis": {"anchor": "x", "domain": [0, 1], "title": {"text": "Número de Películas"}}}}
